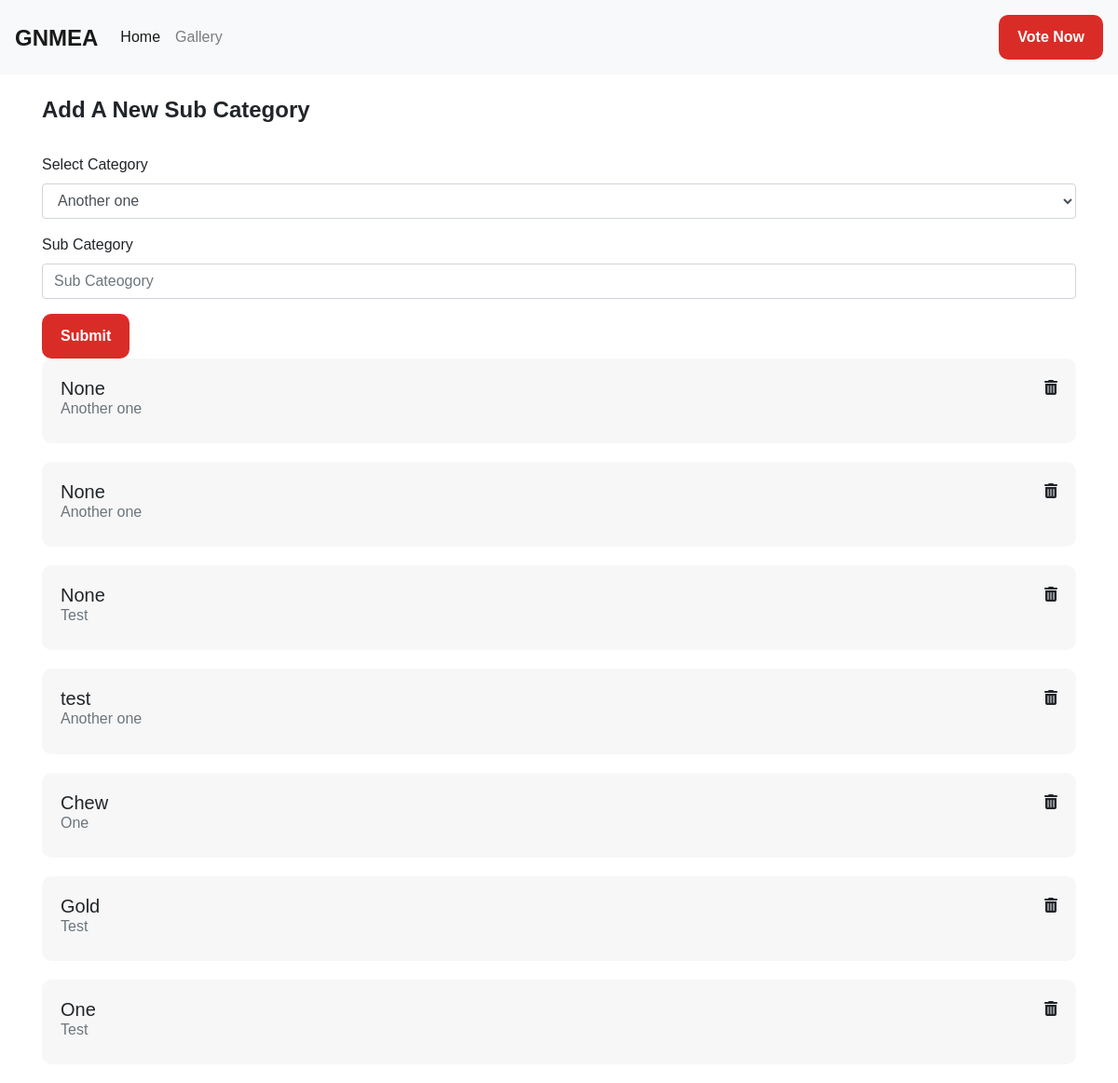
/addsubcategory, run on the app's committed database.
### app.py (models this page shows, shortened)
class SubCategory(db.Model):
    id = db.Column(db.Integer, primary_key=True)
    parent = db.Column(db.String)
    title = db.Column(db.String)
    mainCategory = db.Column(db.String)
    date_created = db.Column(db.DateTime, default=datetime.utcnow)

### app.py (the view, shortened to what this page needs)
@app.route("/addsubcategory", methods=['POST','GET'])
def addSubCategory():
    mainCategory = "asdf"
    print(mainCategory)
    categories = Category.query.order_by(Category.id.desc()).all()
    subcategories = SubCategory.query.all()
    return render_template('addsubcategory.html', categories=categories, subcategories=subcategories )

### templates/addsubcategory.html
{% extends "layout.html" %}
{% block body %}
<div class="container">
<br>
<h4><b>Add A New Sub Category</b></h4>
<br>
<form action="" method="post" enctype="multipart/form-data" >
    <div class="form-group">
        <label for="exampleFormControlSelect1">Select Category</label>
        <select class="form-control" name="category" id="exampleFormControlSelect1">
            {% for cat in categories %}
            <option>{{cat.title}}</option>
            {% endfor %}
        </select>
      </div>
    <div class="form-group">
        <label for="exampleFormControlSelect1">Sub Category </label>
        <input class="form-control" type="text" name="subcategory" placeholder="Sub Cateogory">
    </div>
      <button type="submit" class="button">Submit</button>
    <br>
</form>
<div>
    {% for candidate in subcategories %}
    <div class="postCard">
        <a href="{{url_for('editCandidate', candidate_id=candidate.id)}}">
        <div>
            <h5 class="text">{{candidate.title}}</h5>
            <h6 class="text-muted">{{candidate.parent }}</h6>
        </div>
        <div>
            <a href="{{url_for('deleteCandidate', candidate_id=candidate.id)}}">
                <i class="fa fa-trash" aria-hidden="true"></i>
            </a>
        </div>
        </a>
    </div>
    {% endfor %}
</div>
</div>
{% endblock %}

### static/css/style.css (style rules this page uses)
html { scroll-behavior: smooth }
body { font-family: 'Plus Jakarta Display', sans-serif; }
.text { margin-bottom: 0; }
a { text-decoration: none; color: inherit; }
.button { background-color: #DA2C27; padding: 12px 20px; font-weight: 300; border: none; border-radius: 10px; color: white; font-weight: bold; }
.postCard { background-color: #f7f7f7; padding: 20px; border-radius:10px ; margin-bottom: 20px; display: flex; justify-content: space-between; }

### data on the page
SubCategory: title "None", parent "Another one"
SubCategory: title "None", parent "Another one"
SubCategory: title "None", parent "Test"
SubCategory: title "test", parent "Another one"
SubCategory: title "Chew", parent "One"
SubCategory: title "Gold", parent "Test"
SubCategory: title "One", parent "Test"

### other printed values
form field category "Another one"
